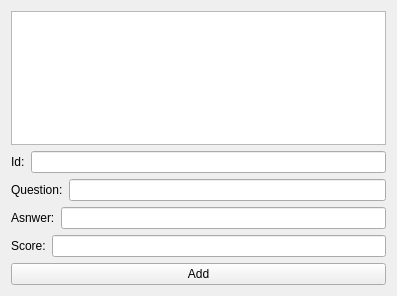
<?xml version="1.0" encoding="UTF-8"?>
<ui version="4.0">
 <class>PresenterWindow</class>
 <widget class="QWidget" name="PresenterWindow">
  <property name="geometry">
   <rect>
    <x>0</x>
    <y>0</y>
    <width>397</width>
    <height>296</height>
   </rect>
  </property>
  <property name="windowTitle">
   <string>PresenterWindow</string>
  </property>
  <layout class="QVBoxLayout" name="verticalLayout_3">
   <item>
    <layout class="QVBoxLayout" name="verticalLayout_2">
     <item>
      <widget class="QListWidget" name="questionsList"/>
     </item>
     <item>
      <layout class="QHBoxLayout" name="horizontalLayout">
       <item>
        <widget class="QLabel" name="label">
         <property name="text">
          <string>Id:</string>
         </property>
        </widget>
       </item>
       <item>
        <widget class="QLineEdit" name="idLine">
         <property name="text">
          <string/>
         </property>
        </widget>
       </item>
      </layout>
     </item>
     <item>
      <layout class="QHBoxLayout" name="horizontalLayout_2">
       <item>
        <widget class="QLabel" name="label_2">
         <property name="text">
          <string>Question:</string>
         </property>
        </widget>
       </item>
       <item>
        <widget class="QLineEdit" name="questionLine">
         <property name="inputMask">
          <string/>
         </property>
         <property name="text">
          <string/>
         </property>
        </widget>
       </item>
      </layout>
     </item>
     <item>
      <layout class="QHBoxLayout" name="horizontalLayout_3">
       <item>
        <widget class="QLabel" name="label_3">
         <property name="text">
          <string>Asnwer:</string>
         </property>
        </widget>
       </item>
       <item>
        <widget class="QLineEdit" name="answerLine">
         <property name="text">
          <string/>
         </property>
        </widget>
       </item>
      </layout>
     </item>
     <item>
      <layout class="QHBoxLayout" name="horizontalLayout_5">
       <item>
        <widget class="QLabel" name="label_4">
         <property name="text">
          <string>Score:</string>
         </property>
        </widget>
       </item>
       <item>
        <widget class="QLineEdit" name="scoreLine">
         <property name="text">
          <string/>
         </property>
        </widget>
       </item>
      </layout>
     </item>
     <item>
      <widget class="QPushButton" name="addQuestion">
       <property name="text">
        <string>Add</string>
       </property>
      </widget>
     </item>
    </layout>
   </item>
  </layout>
 </widget>
 <layoutdefault spacing="6" margin="11"/>
 <resources/>
 <connections/>
 <slots>
  <slot>addQuestion()</slot>
 </slots>
</ui>
